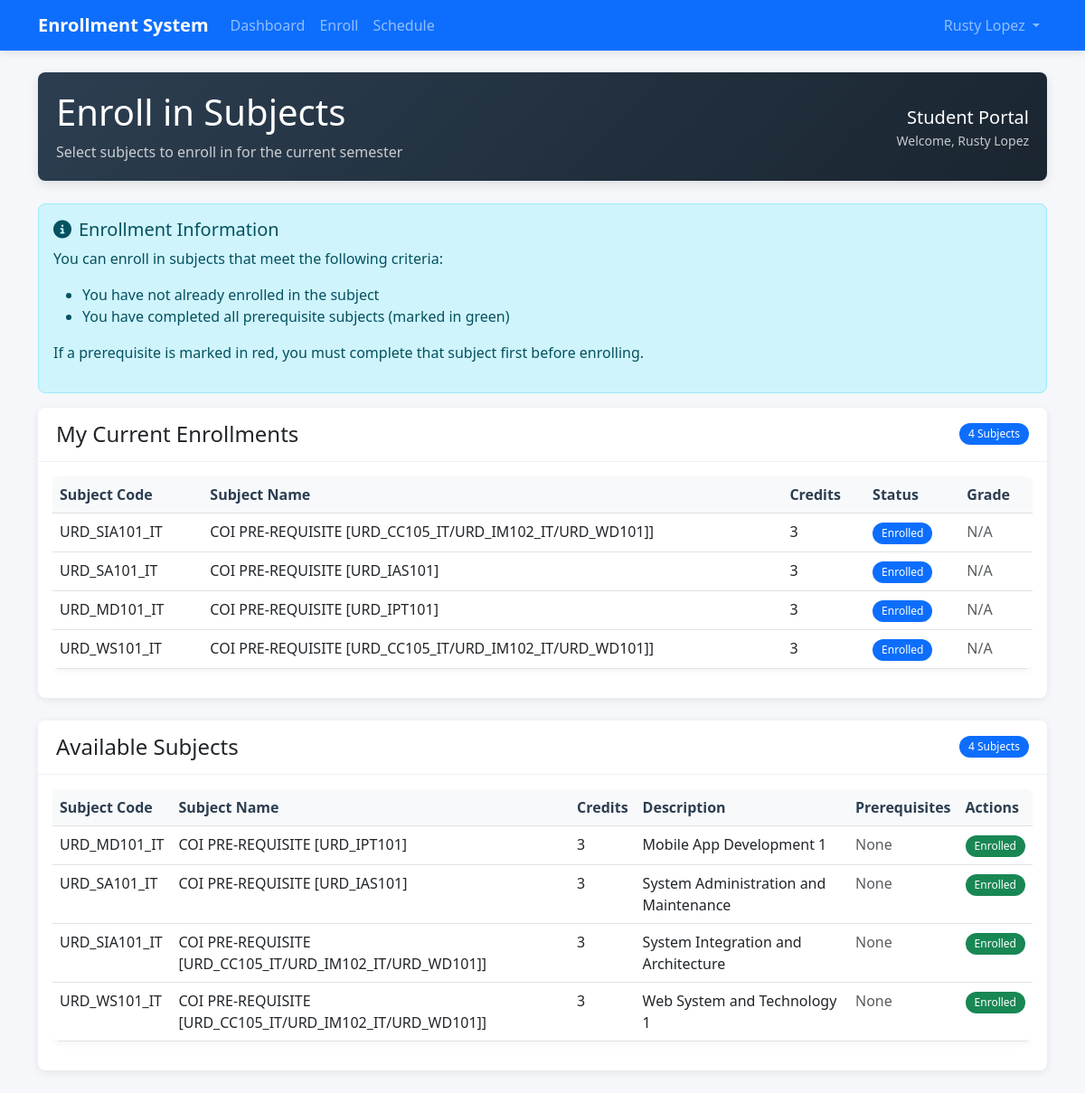
Screenshot of /enroll.php (signed in) with the database file from the repository.
### tables this page shows
CREATE TABLE `enrollments` (
  `id` int(11) NOT NULL,
  `student_id` int(11) NOT NULL,
  `subject_id` int(11) NOT NULL,
  `enrollment_date` timestamp NOT NULL DEFAULT current_timestamp(),
  `status` enum('enrolled','completed','dropped') DEFAULT 'enrolled',
  `grade` varchar(2) DEFAULT NULL
);

CREATE TABLE `subjects` (
  `id` int(11) NOT NULL,
  `subject_code` varchar(20) NOT NULL,
  `subject_name` varchar(100) NOT NULL,
  `credits` int(11) NOT NULL,
  `description` text DEFAULT NULL,
  `created_at` timestamp NOT NULL DEFAULT current_timestamp()
);

### models/Enrollment.php (called while the page is built, shortened)
<?php
class Enrollment
{
    private $pdo;
    public function __construct($pdo)
    {
        $this->pdo = $pdo;
    }
    public function getStudentEnrollments($studentId)
    {
        $stmt = $this->pdo->prepare("
            SELECT e.*, s.subject_code, s.subject_name, s.credits
            FROM enrollments e
            JOIN subjects s ON e.subject_id = s.id
            WHERE e.student_id = ?
            ORDER BY e.enrollment_date DESC
        ");
        $stmt->execute([$studentId]);
        return $stmt->fetchAll();
    }
}

### models/Subject.php (called while the page is built, shortened)
<?php
class Subject
{
    private $pdo;
    public function __construct($pdo)
    {
        $this->pdo = $pdo;
    }
    public function getAllSubjects()
    {
        $stmt = $this->pdo->query("SELECT * FROM subjects ORDER BY subject_code");
        return $stmt->fetchAll();
    }
    public function getPrerequisites($subjectId)
    {
        $stmt = $this->pdo->prepare("
            SELECT s.*
            FROM subjects s
            JOIN prerequisites p ON s.id = p.prerequisite_subject_id
            WHERE p.subject_id = ?
        ");
        $stmt->execute([$subjectId]);
        return $stmt->fetchAll();
    }
}

### enroll.php (the view, shortened to what this page needs)
<?php
require_once 'config/db.php';
require_once 'models/Subject.php';
require_once 'models/Enrollment.php';
require_once 'models/Schedule.php';
$subject_model = new Subject($pdo);
$enrollment_model = new Enrollment($pdo);
$subjects = $subject_model->getAllSubjects();
$current_enrollments = $enrollment_model->getStudentEnrollments($_SESSION['user_id']);
$enrolled_subject_ids = [];
foreach ($current_enrollments as $enrollment) {
    $enrolled_subject_ids[] = $enrollment['subject_id'];
}
?>
<!DOCTYPE html>
<html lang="en">
<head>
    <link href="https://cdn.jsdelivr.net/npm/bootstrap@5.3.0/dist/css/bootstrap.min.css" rel="stylesheet">
    <link href="assets/css/style.css" rel="stylesheet">
</head>
<body>
    <?php include 'includes/navbar.php'; ?>
    <div class="container mt-4">
        <div class="enroll-header">
            <div class="d-flex justify-content-between align-items-center">
                <div>
                    <h1 class="mb-2">Enroll in Subjects</h1>
                    <p class="mb-0 opacity-75">Select subjects to enroll in for the current semester</p>
                </div>
                <div class="text-end">
                    <div class="fs-5">Student Portal</div>
                    <div class="small opacity-75">Welcome, <?php echo htmlspecialchars($_SESSION['first_name'] . ' ' . $_SESSION['last_name']); ?></div>
                </div>
            </div>
        </div>
        <div class="alert alert-info">
            <h5><i class="fas fa-info-circle me-2"></i>Enrollment Information</h5>
            <p>You can enroll in subjects that meet the following criteria:</p>
            <ul>
                <li>You have not already enrolled in the subject</li>
                <li>You have completed all prerequisite subjects (marked in green)</li>
            </ul>
            <p>If a prerequisite is marked in red, you must complete that subject first before enrolling.</p>
        </div>
        <div class="card enroll-card">
            <div class="enroll-card-header">
                <div class="d-flex justify-content-between align-items-center">
                    <h4 class="mb-0">My Current Enrollments</h4>
                    <span class="badge bg-primary"><?php echo count($current_enrollments); ?> Subjects</span>
                </div>
            </div>
            <div class="card-body">
                <?php if (count($current_enrollments) > 0): ?>
                    <div class="table-responsive">
                        <table class="table">
                            <thead class="table-light">
                                <tr>
                                    <th>Subject Code</th>
                                    <th>Subject Name</th>
                                    <th>Credits</th>
                                    <th>Status</th>
                                    <th>Grade</th>
                                </tr>
                            </thead>
                            <tbody>
                                <?php foreach ($current_enrollments as $enrollment): ?>
                                    <tr>
                                        <td><?php echo htmlspecialchars($enrollment['subject_code']); ?></td>
                                        <td><?php echo htmlspecialchars($enrollment['subject_name']); ?></td>
                                        <td><?php echo htmlspecialchars($enrollment['credits']); ?></td>
                                        <td>
                                            <?php if ($enrollment['status'] == 'completed'): ?>
                                                <span class="badge bg-success">Completed</span>
                                            <?php elseif ($enrollment['status'] == 'enrolled'): ?>
                                                <span class="badge bg-primary">Enrolled</span>
                                            <?php else: ?>
                                                <span class="badge bg-secondary"><?php echo ucfirst(htmlspecialchars($enrollment['status'])); ?></span>
                                            <?php endif; ?>
                                        </td>
                                        <td>
                                            <?php if (!empty($enrollment['grade'])): ?>
                                                <strong><?php echo htmlspecialchars($enrollment['grade']); ?></strong>
                                            <?php else: ?>
                                                <span class="text-muted">N/A</span>
                                            <?php endif; ?>
                                        </td>
                                    </tr>
                                <?php endforeach; ?>
                            </tbody>
                        </table>
                    </div>
                <?php endif; ?>
            </div>
        </div>
        <div class="card enroll-card">
            <div class="enroll-card-header">
                <div class="d-flex justify-content-between align-items-center">
                    <h4 class="mb-0">Available Subjects</h4>
                    <span class="badge bg-primary"><?php echo count($subjects); ?> Subjects</span>
                </div>
            </div>
            <div class="card-body">
                <?php if (count($subjects) > 0): ?>
                    <div class="table-responsive">
                        <table class="table">
                            <thead class="table-light">
                                <tr>
                                    <th>Subject Code</th>
                                    <th>Subject Name</th>
                                    <th>Credits</th>
                                    <th>Description</th>
                                    <th>Prerequisites</th>
                                    <th>Actions</th>
                                </tr>
                            </thead>
                            <tbody>
                                <?php foreach ($subjects as $subject): ?>
                                    <tr>
                                        <td><?php echo htmlspecialchars($subject['subject_code']); ?></td>
                                        <td><?php echo htmlspecialchars($subject['subject_name']); ?></td>
                                        <td><?php echo htmlspecialchars($subject['credits']); ?></td>
                                        <td><?php echo htmlspecialchars($subject['description']); ?></td>
                                        <td>
                                            <?php
                                            $prerequisites = $subject_model->getPrerequisites($subject['id']);
                                            if (count($prerequisites) > 0) {
                                                foreach ($prerequisites as $prereq) {
                                                    $completed = $enrollment_model->hasCompletedPrerequisite($_SESSION['user_id'], $prereq['id']);
                                                    $status_class = $completed ? 'prerequisite-completed' : 'prerequisite-pending';
                                                    $status_text = $completed ? ' (Completed)' : ' (Not Completed)';
                                                    echo '<div class="' . $status_class . '">' . htmlspecialchars($prereq['subject_code']) . ' - ' . htmlspecialchars($prereq['subject_name']) . $status_text . '</div>';
                                                }
                                            } else {
                                                echo '<span class="text-muted">None</span>';
                                            }
                                            ?>
                                        </td>
                                        <td>
                                            <?php if (in_array($subject['id'], $enrolled_subject_ids)): ?>
                                                <span class="badge bg-success">Enrolled</span>
                                            <?php endif; ?>
                                        </td>
                                    </tr>
                                <?php endforeach; ?>
                            </tbody>
                        </table>
                    </div>
                <?php endif; ?>
            </div>
        </div>
    </div>
</body>
</html>

### assets/css/style.css (style rules this page uses)
:root { --primary-color: #2c3e50; --secondary-color: #3498db; --accent-color: #e74c3c; --light-bg: #f8f9fa; --dark-text: #2c3e50; --light-text: #7f8c8d; --success-color: #28a745; --warning-color: #ffc107; --danger-color: #dc3545; --info-color: #17a2b8; }
body { font-family: 'Segoe UI', Tahoma, Geneva, Verdana, sans-serif; background-color: #f5f7fa; color: var(--dark-text); }
.card { border-radius: 8px; border: none; box-shadow: 0 2px 10px rgba(0, 0, 0, 0.08); margin-bottom: 25px; transition: all 0.3s ease; }
.table { background-color: #fff; border-radius: 8px; overflow: hidden; box-shadow: 0 2px 10px rgba(0, 0, 0, 0.05); }
.table th { background-color: #f8f9fa; font-weight: 600; color: var(--dark-text); border-top: none; }
.alert { border-radius: 8px; }
.badge { font-weight: 500; padding: 6px 10px; border-radius: 20px; }

### enroll.php (style rules this page uses)
:root { --primary-color: #2c3e50; --secondary-color: #3498db; --accent-color: #e74c3c; --light-bg: #f8f9fa; --dark-text: #2c3e50; --light-text: #7f8c8d; }
body { background-color: #f5f7fa; font-family: 'Segoe UI', Tahoma, Geneva, Verdana, sans-serif; }
.enroll-header { background: linear-gradient(135deg, var(--primary-color), #1a2530); color: white; border-radius: 8px; padding: 20px; margin-bottom: 25px; box-shadow: 0 4px 12px rgba(0, 0, 0, 0.1); }
.enroll-card { border-radius: 8px; border: none; box-shadow: 0 2px 10px rgba(0, 0, 0, 0.08); margin-bottom: 25px; }
.enroll-card-header { border-radius: 8px 8px 0 0 !important; background-color: #ffffff; border-bottom: 1px solid #eef2f7; padding: 15px 20px; }
.table { background-color: #fff; border-radius: 8px; overflow: hidden; box-shadow: 0 2px 10px rgba(0, 0, 0, 0.05); }
.table th { background-color: #f8f9fa; font-weight: 600; color: var(--dark-text); }

### rows the page displays
enrollments: subject.subject_code "URD_SIA101_IT", subject.subject_name "COI PRE-REQUISITE [URD_CC105_IT/URD_IM102_IT/URD_WD101]]", subject.credits "3", status "Enrolled", shows "N/A"
enrollments: subject.subject_code "URD_SA101_IT", subject.subject_name "COI PRE-REQUISITE [URD_IAS101]", subject.credits "3", status "Enrolled", shows "N/A"
enrollments: subject.subject_code "URD_MD101_IT", subject.subject_name "COI PRE-REQUISITE [URD_IPT101]", subject.credits "3", status "Enrolled", shows "N/A"
enrollments: subject.subject_code "URD_WS101_IT", subject.subject_name "COI PRE-REQUISITE [URD_CC105_IT/URD_IM102_IT/URD_WD101]]", subject.credits "3", status "Enrolled", shows "N/A"
subjects: subject_code "URD_MD101_IT", subject_name "COI PRE-REQUISITE [URD_IPT101]", credits "3", description "Mobile App Development 1", shows "Enrolled"
subjects: subject_code "URD_SA101_IT", subject_name "COI PRE-REQUISITE [URD_IAS101]", credits "3", description "System Administration and Maintenance", shows "Enrolled"
subjects: subject_code "URD_SIA101_IT", subject_name "COI PRE-REQUISITE [URD_CC105_IT/URD_IM102_IT/URD_WD101]]", credits "3", description "System Integration and Architecture", shows "Enrolled"
subjects: subject_code "URD_WS101_IT", subject_name "COI PRE-REQUISITE [URD_CC105_IT/URD_IM102_IT/URD_WD101]]", credits "3", description "Web System and Technology 1", shows "Enrolled"

### other values shown
SITE_NAME "Enrollment System"
$_SESSION['first_name'] "Rusty"
$_SESSION['last_name'] "Lopez"
$_SESSION['first_name'] . ' ' . $_SESSION['last_name'] "Rusty Lopez"
count($current_enrollments) "4"
count($subjects) "4"
